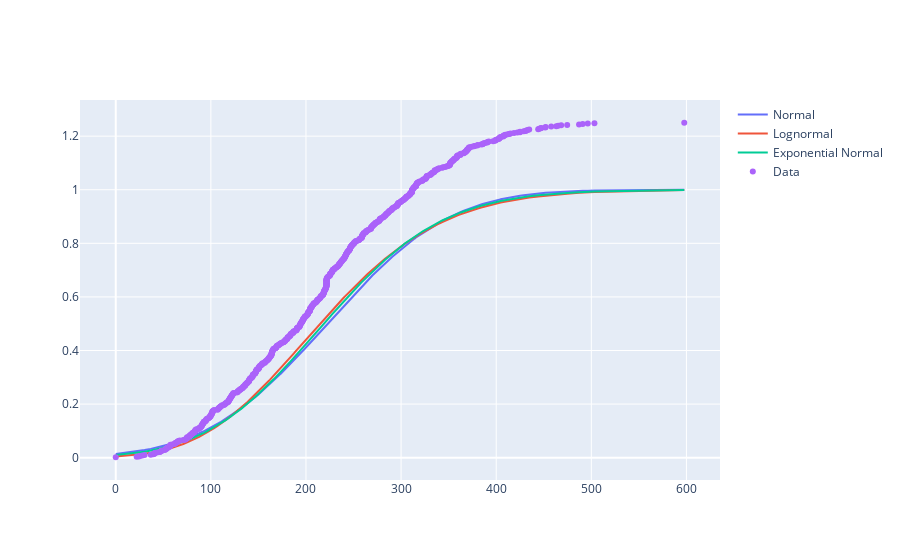

Notebook code cell kept with this figure:
### Code cell
from scipy import stats

# Fit a normal distribution to the data
params_norm = stats.norm.fit(cc)
cdf_values_norm = stats.norm.cdf(sorted_cc, *params_norm)

# Fit a log-normal distribution to the data
params_lognorm = stats.lognorm.fit(cc)
cdf_values_lognorm = stats.lognorm.cdf(sorted_cc, *params_lognorm)
print(params_lognorm)

# # Fit an exponential distribution to the data
# params_expon = stats.expon.fit(cc)
# cdf_values_expon = stats.expon.cdf(sorted_cc, *params_expon)

# Fit an Exponential Normal distribution to the data
params_exponnorm = stats.exponnorm.fit(cc)
cdf_values_exponnorm = stats.exponnorm.cdf(sorted_cc, *params_exponnorm)


fig = go.Figure()
fig.add_trace(go.Scatter(x=sorted_cc, y=cdf_values_norm, mode="lines", name="Normal"))
fig.add_trace(go.Scatter(x=sorted_cc, y=cdf_values_lognorm, mode="lines", name="Lognormal"))
# fig.add_trace(go.Scatter(x=sorted_cc, y=cdf_values_expon, mode="lines", name="Exponential"))
fig.add_trace(go.Scatter(x=sorted_cc, y=cdf_values_exponnorm, mode="lines", name="Exponential Normal"))
fig.add_trace(go.Scatter(x=sorted_cc, y=cdf, mode="markers", name="Data"))
fig.show()

### Figure 1 — Plotly figure (JSON) as saved in the notebook; plotly's stock layout.template omitted (floating-point values rounded to 4 significant figures; data arrays with more than 128 entries replaced by an {"elided": "..."} marker saying what was removed)
{"data": [{"mode": "lines", "name": "Normal", "type": "scatter", "x": {"elided": "781 float values"}, "y": {"elided": "781 float values"}}, {"mode": "lines", "name": "Lognormal", "type": "scatter", "x": {"elided": "781 float values"}, "y": {"elided": "781 float values"}}, {"mode": "lines", "name": "Exponential Normal", "type": "scatter", "x": {"elided": "781 float values"}, "y": {"elided": "781 float values"}}, {"mode": "markers", "name": "Data", "type": "scatter", "x": {"elided": "781 float values"}, "y": {"elided": "781 float values"}}], "layout": {}}
